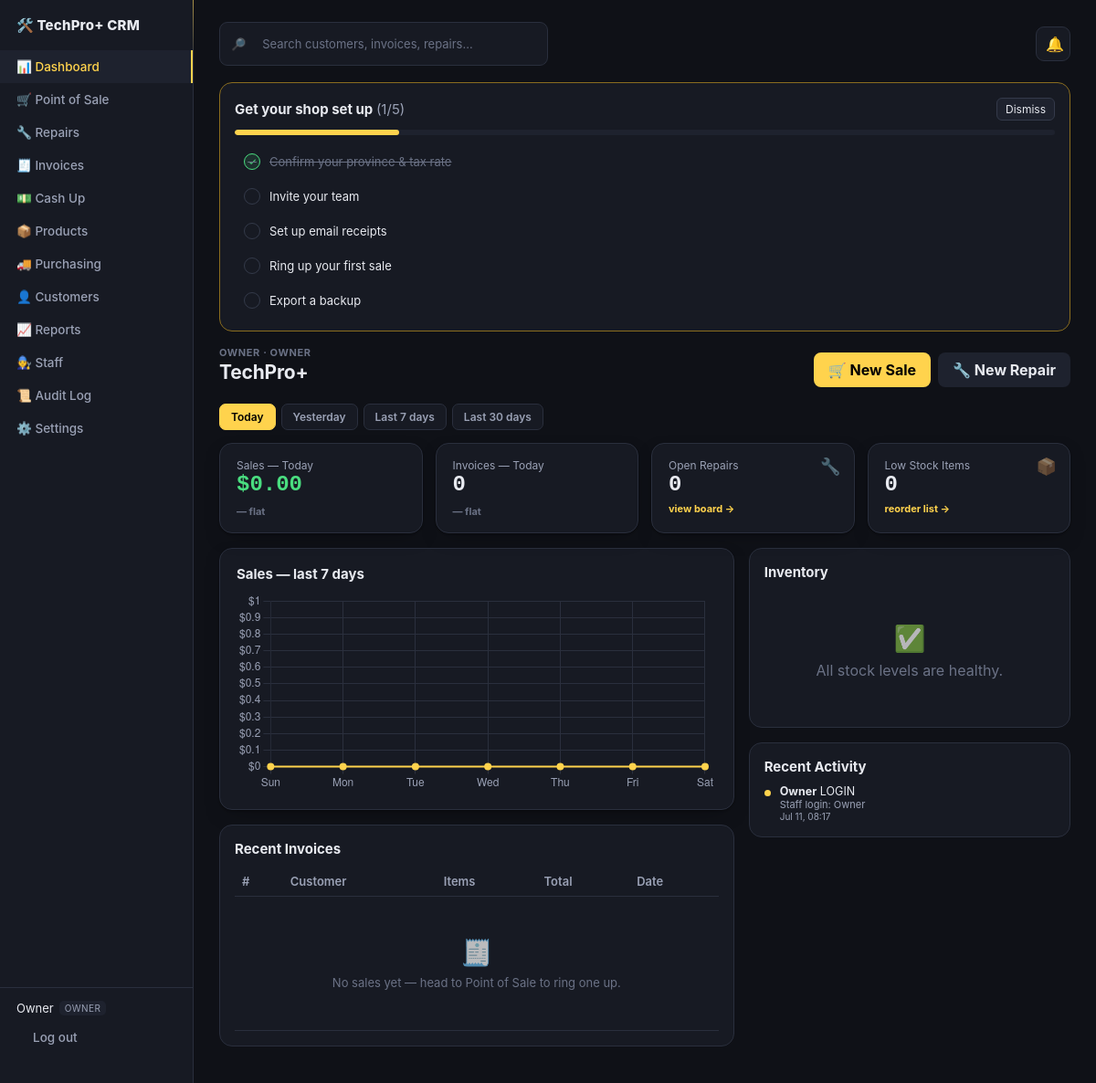
The app's page / (signed in) with its own data.
### app/models.py (models this page shows)
class Staff(Base):
    __tablename__ = "staff"
    id = Column(String, primary_key=True, default=gen_id)
    name = Column(String, nullable=False)
    role = Column(String, nullable=False, default="cashier")  # owner | manager | cashier | technician
    pin_hash = Column(String, nullable=False)
    active = Column(Boolean, default=True)

class Setting(Base):
    __tablename__ = "settings"
    key = Column(String, primary_key=True)
    value = Column(Text)

class AuditLog(Base):
    __tablename__ = "audit_log"
    id = Column(String, primary_key=True, default=gen_id)
    ts = Column(DateTime, default=datetime.utcnow)
    staff_id = Column(String, nullable=True)
    staff_name = Column(String, default="System")
    action = Column(String)
    detail = Column(Text, default="")

### app/main.py (the view)
@app.get("/", response_class=HTMLResponse)
def dashboard(request: Request, db: Session = Depends(get_db), date_range: str = Query("today", alias="range")):
    staff = require_login(request, db)
    if not staff:
        return RedirectResponse("/login", status_code=303)
    if date_range not in RANGE_LABELS:
        date_range = "today"
    today = datetime.utcnow().date()
    all_invoices = db.query(Invoice).all()
    start, end, prev_start, prev_end = _range_bounds(date_range, today)
    in_range = [i for i in all_invoices if start <= i.date.date() <= end]
    in_prev = [i for i in all_invoices if prev_start <= i.date.date() <= prev_end]
    sales_total = round(sum(i.total for i in in_range), 2)
    sales_prev = round(sum(i.total for i in in_prev), 2)
    count_total = len(in_range)
    count_prev = len(in_prev)
    def _trend_pct(cur, prev):
        if prev > 0:
            return round((cur - prev) / prev * 100, 1)
        return 100.0 if cur > 0 else 0.0
    sales_trend_pct = _trend_pct(sales_total, sales_prev)
    count_trend_pct = _trend_pct(count_total, count_prev)
    span_days = (end - start).days + 1
    daily_sales, daily_counts = [], []
    for i in range(span_days - 1, -1, -1):
        d = end - timedelta(days=i)
        day_invoices = [inv for inv in all_invoices if inv.date.date() == d]
        daily_sales.append(round(sum(inv.total for inv in day_invoices), 2))
        daily_counts.append(len(day_invoices))
    sales_spark = _sparkline_points(daily_sales)
    count_spark = _sparkline_points(daily_counts)
    trend_days, trend_totals = [], []
    for i in range(6, -1, -1):
        d = today - timedelta(days=i)
        day_total = round(sum(inv.total for inv in all_invoices if inv.date.date() == d), 2)
        trend_days.append(d.strftime("%a"))
        trend_totals.append(day_total)
    recent_invoices = db.query(Invoice).order_by(Invoice.date.desc()).limit(8).all()
    low_stock = db.query(Product).filter(Product.stock <= Product.reorder_threshold).all()
    open_repairs_count = db.query(Repair).filter(Repair.status.notin_(["COMPLETED", "COLLECTED"])).count()
    backup_warning = None
    checklist = None
    if role_allowed(staff, "owner"):
        last_backup = get_setting(db, "last_backup", "")
        total_customers = db.query(Customer).count()
        total_invoices = db.query(Invoice).count()
        if not last_backup:
            if total_invoices > 0 or total_customers > 2:
                backup_warning = "You have live data but have never exported a backup."
        else:
            days_since = (datetime.utcnow() - datetime.fromisoformat(last_backup)).days
            if days_since >= 7:
                backup_warning = f"Last backup was {days_since} day{'s' if days_since != 1 else ''} ago."
        if not get_setting(db, "hide_setup_checklist", ""):
            items = [
                {"label": "Confirm your province & tax rate", "done": db.get(Setting, "province") is not None, "href": "/settings"},
                {"label": "Invite your team", "done": db.query(Staff).count() > 1, "href": "/staff"},
                {"label": "Set up email receipts", "done": bool(get_setting(db, "smtp_host", "")), "href": "/settings"},
                {"label": "Ring up your first sale", "done": total_invoices > 0, "href": "/pos"},
                {"label": "Export a backup", "done": bool(last_backup), "href": "/export/backup"},
            ]
            done_count = sum(1 for it in items if it["done"])
            if done_count < len(items):
                checklist = {"entries": items, "done_count": done_count, "total": len(items)}
    activity = (
        db.query(AuditLog)
        .order_by(AuditLog.ts.desc())
        .limit(8)
        .all()
    )
    return templates.TemplateResponse(request, "dashboard.html", {
        "staff": staff,
        "range": date_range, "range_label": RANGE_LABELS[date_range], "range_labels": RANGE_LABELS,
        "sales_total": sales_total, "count_total": count_total,
        "sales_trend_pct": sales_trend_pct, "count_trend_pct": count_trend_pct,
        "sales_spark": sales_spark, "count_spark": count_spark,
        "trend_days": trend_days, "trend_totals": trend_totals,
        "open_repairs_count": open_repairs_count,
        "recent_invoices": recent_invoices, "low_stock": low_stock,
        "shop_name": get_setting(db, "shop_name", "TechPro+"),
        "backup_warning": backup_warning,
        "checklist": checklist,
        "activity": activity,
    })

### templates/dashboard.html (shortened to what this page needs)
{% extends "base.html" %}
{% block content %}
{% if checklist %}
<div class="card checklist-card">
  <div style="display:flex;justify-content:space-between;align-items:center;margin-bottom:10px">
    <h2 style="margin:0">Get your shop set up <span class="text-muted" style="font-weight:400">({{ checklist.done_count }}/{{ checklist.total }})</span></h2>
    <form method="post" action="/dashboard/dismiss-checklist"><button type="submit" class="btn-secondary btn-sm">Dismiss</button></form>
  </div>
  <div class="checklist-progress"><div class="checklist-progress-bar" style="width:{{ (checklist.done_count / checklist.total * 100)|round|int }}%"></div></div>
  <div class="checklist-items">
    {% for item in checklist.entries %}
    <a href="{{ item.href }}" class="checklist-item {{ 'done' if item.done }}">
      <span class="checklist-dot">{{ '✓' if item.done else '' }}</span>
      <span>{{ item.label }}</span>
    </a>
    {% endfor %}
  </div>
</div>
{% endif %}
<div class="page-head">
  <div>
    <div class="eyebrow">{{ staff.name }} · {{ staff.role }}</div>
    <h1>{{ shop_name }}</h1>
  </div>
  <div class="quick-actions">
    <a href="/pos" class="btn-primary" style="padding:9px 16px;border-radius:8px;font-weight:700">🛒 New Sale</a>
    <a href="/repairs" class="btn-secondary" style="padding:9px 16px;border-radius:8px;font-weight:700">🔧 New Repair</a>
  </div>
</div>
<div class="range-tabs">
  {% for key, label in range_labels.items() %}
  <a href="/?range={{ key }}" class="{{ 'active' if range == key }}">{{ label }}</a>
  {% endfor %}
</div>
<div class="stat-grid">
  <div class="stat-card">
    <div class="stat-label">Sales — {{ range_label }}</div>
    <div class="stat-value text-green">${{ "%.2f"|format(sales_total) }}</div>
    <div style="display:flex;justify-content:space-between;align-items:flex-end">
      {% if sales_trend_pct > 0 %}
      <div class="stat-trend up">▲ {{ sales_trend_pct }}%</div>
      {% elif sales_trend_pct < 0 %}
      <div class="stat-trend down">▼ {{ sales_trend_pct|abs }}%</div>
      {% else %}
      <div class="stat-trend flat">— flat</div>
      {% endif %}
      <svg class="sparkline" viewBox="0 0 100 28" preserveAspectRatio="none"><polyline points="{{ sales_spark }}" fill="none" stroke="#4ade80" stroke-width="2"/></svg>
    </div>
  </div>
  <div class="stat-card">
    <div class="stat-label">Invoices — {{ range_label }}</div>
    <div class="stat-value">{{ count_total }}</div>
    <div style="display:flex;justify-content:space-between;align-items:flex-end">
      {% if count_trend_pct > 0 %}
      <div class="stat-trend up">▲ {{ count_trend_pct }}%</div>
      {% elif count_trend_pct < 0 %}
      <div class="stat-trend down">▼ {{ count_trend_pct|abs }}%</div>
      {% else %}
      <div class="stat-trend flat">— flat</div>
      {% endif %}
      <svg class="sparkline" viewBox="0 0 100 28" preserveAspectRatio="none"><polyline points="{{ count_spark }}" fill="none" stroke="#60a5fa" stroke-width="2"/></svg>
    </div>
  </div>
  <div class="stat-card">
    <span class="stat-icon">🔧</span>
    <div class="stat-label">Open Repairs</div>
    <div class="stat-value {{ 'text-red' if open_repairs_count > 0 else '' }}">{{ open_repairs_count }}</div>
    <div class="stat-trend flat"><a href="/repairs">view board →</a></div>
  </div>
  <div class="stat-card">
    <span class="stat-icon">📦</span>
    <div class="stat-label">Low Stock Items</div>
    <div class="stat-value {{ 'text-red' if low_stock|length > 0 else '' }}">{{ low_stock|length }}</div>
    <div class="stat-trend flat">{% if staff.role in ['owner','manager'] %}<a href="/products/reorder">reorder list →</a>{% else %}low stock items{% endif %}</div>
  </div>
</div>
<div class="dash-cols">
  <div>
    <div class="chart-card">
      <h2>Sales — last 7 days</h2>
      <canvas id="trendChart"></canvas>
    </div>
    <div class="card">
      <h2>Recent Invoices</h2>
      <table>
        <thead><tr><th>#</th><th>Customer</th><th>Items</th><th>Total</th><th>Date</th></tr></thead>
        <tbody>
          {% for inv in recent_invoices %}
          <tr>
            <td><a href="/invoices/{{ inv.id }}">{{ inv.number }}</a></td>
            <td>
              <span class="avatar-pill">{{ (inv.customer.name if inv.customer else 'Walk-in')[:1]|upper }}</span>
              {{ inv.customer.name if inv.customer else 'Walk-in' }}
            </td>
            <td>{{ inv.lines|length }} item{{ 's' if inv.lines|length != 1 }}</td>
            <td>${{ "%.2f"|format(inv.total) }}</td>
            <td class="text-muted">{{ inv.date.strftime('%b %d, %H:%M') }}</td>
          </tr>
          {% else %}
          <tr><td colspan="5">
            <div class="empty-state"><div class="icon">🧾</div>No sales yet — head to Point of Sale to ring one up.</div>
          </td></tr>
          {% endfor %}
        </tbody>
      </table>
    </div>
  </div>
  <div>
    {% if low_stock %}
    <div class="card">
      <h2>Low Stock {% if staff.role in ['owner','manager'] %}<a href="/products/reorder" class="btn-secondary btn-sm" style="float:right;font-weight:400">Reorder →</a>{% endif %}</h2>
      <table>
        <thead><tr><th>SKU</th><th>Name</th><th>Stock</th></tr></thead>
        <tbody>
          {% for p in low_stock %}
          <tr><td class="text-muted">{{ p.sku }}</td><td>{{ p.name }}</td><td class="text-red">{{ p.stock }}</td></tr>
          {% endfor %}
        </tbody>
      </table>
    </div>
    {% else %}
    <div class="card">
      <h2>Inventory</h2>
      <div class="empty-state"><div class="icon">✅</div>All stock levels are healthy.</div>
    </div>
    {% endif %}
    <div class="card">
      <h2>Recent Activity</h2>
      <div class="activity-feed">
        {% for a in activity %}
        <div class="activity-row">
          <span class="activity-dot"></span>
          <div>
            <div><strong>{{ a.staff_name }}</strong> {{ a.action }}</div>
            {% if a.detail %}<div class="text-muted" style="font-size:11px">{{ a.detail }}</div>{% endif %}
            <div class="text-muted" style="font-size:10px">{{ a.ts.strftime('%b %d, %H:%M') }}</div>
          </div>
        </div>
        {% else %}
        <div class="empty-state"><div class="icon">📜</div>No activity recorded yet.</div>
        {% endfor %}
      </div>
    </div>
  </div>
</div>
<script>
const ctx = document.getElementById('trendChart');
new Chart(ctx, {
  type: 'line',
  data: {
    labels: {{ trend_days|tojson }},
    datasets: [{
      label: 'Sales ($)',
      data: {{ trend_totals|tojson }},
      borderColor: '#ffd34d',
      backgroundColor: 'rgba(255,211,77,0.12)',
      borderWidth: 2,
      pointRadius: 3,
      pointBackgroundColor: '#ffd34d',
      tension: 0.3,
      fill: true,
    }]
  },
  options: {
    responsive: true,
    plugins: { legend: { display: false } },
    scales: {
      x: { grid: { color: '#2a2f3d' }, ticks: { color: '#9aa1b5' } },
      y: { grid: { color: '#2a2f3d' }, ticks: { color: '#9aa1b5', callback: (v) => '$' + v }, beginAtZero: true }
    }
  }
});
</script>
{% endblock %}

### templates/base.html (shortened to what this page needs)
<!DOCTYPE html>
<html lang="en">
<head>
<link rel="stylesheet" href="/static/style.css">
</head>
<body>
{% if staff %}
<div class="layout">
  <nav class="sidebar" id="sidebar">
    <div class="brand">🛠️ TechPro+ CRM</div>
    <a href="/" class="{{ 'active' if request.url.path=='/' }}">📊 Dashboard</a>
    <a href="/pos" class="{{ 'active' if request.url.path=='/pos' }}">🛒 Point of Sale</a>
    <a href="/repairs" class="{{ 'active' if request.url.path.startswith('/repairs') }}">🔧 Repairs</a>
    <a href="/invoices" class="{{ 'active' if request.url.path.startswith('/invoices') }}">🧾 Invoices</a>
    <a href="/cashup" class="{{ 'active' if request.url.path=='/cashup' }}">💵 Cash Up</a>
    <a href="/products" class="{{ 'active' if request.url.path=='/products' }}">📦 Products</a>
    {% if staff.role in ['owner','manager'] %}
    <a href="/purchase-orders" class="{{ 'active' if request.url.path.startswith('/purchase-orders') or request.url.path=='/suppliers' }}">🚚 Purchasing</a>
    {% endif %}
    <a href="/customers" class="{{ 'active' if request.url.path.startswith('/customers') }}">👤 Customers</a>
    {% if staff.role in ['owner','manager'] %}
    <a href="/reports" class="{{ 'active' if request.url.path=='/reports' }}">📈 Reports</a>
    <a href="/staff" class="{{ 'active' if request.url.path=='/staff' }}">🧑‍🔧 Staff</a>
    <a href="/audit" class="{{ 'active' if request.url.path=='/audit' }}">📜 Audit Log</a>
    {% endif %}
    {% if staff.role=='owner' %}
    <a href="/settings" class="{{ 'active' if request.url.path=='/settings' }}">⚙️ Settings</a>
    {% endif %}
    <div class="sidebar-footer">
      <div class="staff-pill">{{ staff.name }} <span class="role-badge">{{ staff.role }}</span></div>
      <a href="/logout" class="logout-link">Log out</a>
    </div>
  </nav>
  <main class="content">
    {% if not request.url.path.startswith('/pos') %}
    <div class="util-bar">
      <form action="/search" method="get" class="search-box">
        <span class="search-icon">🔎</span>
        <input type="text" name="q" placeholder="Search customers, invoices, repairs…" value="{{ q or '' }}" autocomplete="off">
      </form>
      <div class="bell-wrap">
        <button class="bell" id="bellBtn" onclick="toggleBell()" aria-label="Notifications">
          🔔<span class="bell-badge" id="bellBadge" style="display:none">0</span>
        </button>
      </div>
    </div>
    {% endif %}
    {% block content %}{% endblock %}
  </main>
</div>
{% else %}
{% block bare_content %}{% endblock %}
{% endif %}
</body>
</html>

### records on screen
Staff: name "Owner", role "OWNER", name "OWNER"
Setting: value "TechPro+"
AuditLog: staff_name "Owner", action "LOGIN", detail "Staff login: Owner", ts "Jul 11, 08:17"

### other values on screen
{{ checklist.done_count }} "1"
{{ checklist.total }} "5"
{{ '✓' if item.done else '' }} "✓"
{{ item.label }} "Confirm your province & tax rate" "Invite your team" "Set up email receipts" "Ring up your first sale" "Export a backup"
{{ label }} "Today" "Yesterday" "Last 7 days" "Last 30 days"
{{ range_label }} "Today"
{{ "%.2f"|format(sales_total) }} "0.00"
{{ count_total }} "0"
{{ open_repairs_count }} "0"
{{ low_stock|length }} "0"
chart data {{ trend_totals|tojson }} [0, 0, 0, 0, 0, 0, 0]
